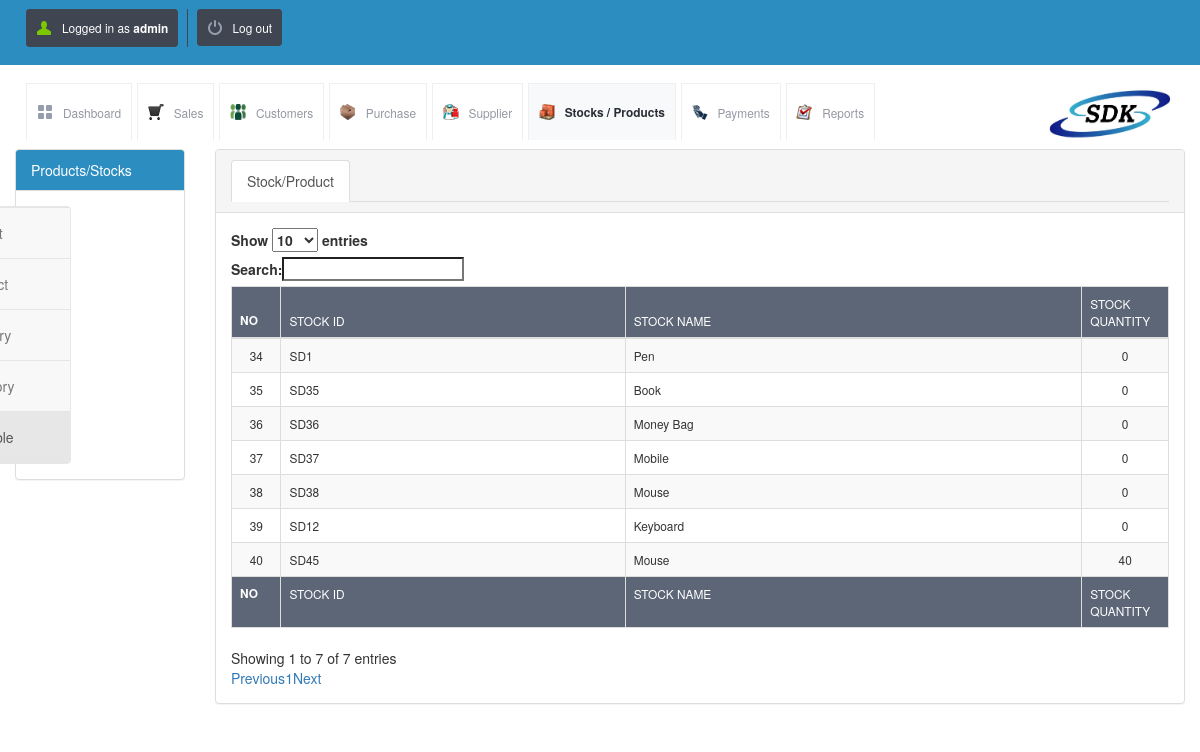
Page /view_stock_availability.php (signed in) on the earlier database version.
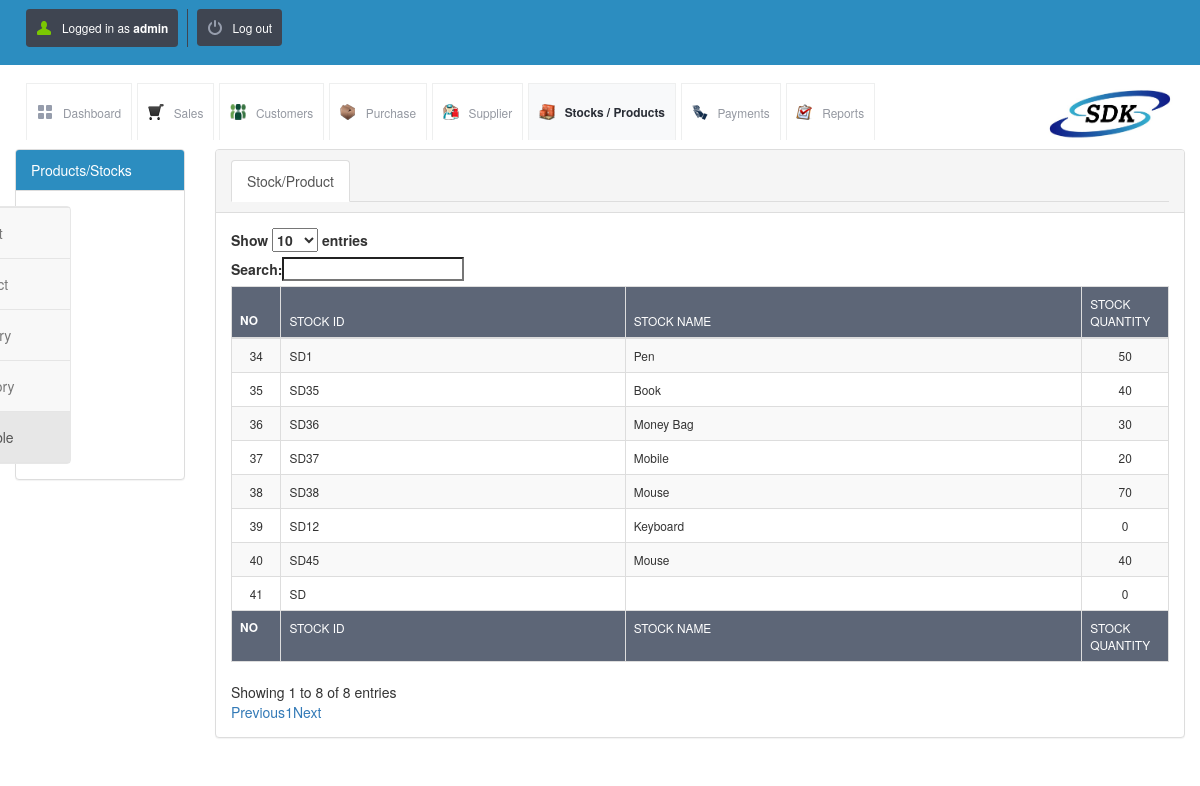
Same page on the later database version.
### tables this page shows
CREATE TABLE `stock_details` (
  `id` int(10) UNSIGNED NOT NULL,
  `stock_id` varchar(120) NOT NULL,
  `stock_name` varchar(120) NOT NULL,
  `stock_quantity` int(11) NOT NULL,
  `supplier_id` varchar(250) NOT NULL,
  `company_price` decimal(10,2) NOT NULL,
  `selling_price` decimal(10,2) NOT NULL,
  `category` varchar(120) NOT NULL,
  `date` timestamp NOT NULL DEFAULT CURRENT_TIMESTAMP ON UPDATE CURRENT_TIMESTAMP,
  `expire_date` datetime NOT NULL
);

### config.php (called while the page is built)
<?php $config["database"] = "SDK"; $config["host"]= "localhost";$config["username"]= "root"; $config["password"]= "";?>

### lib/db.class.php (called while the page is built, shortened)
<?php
  class DB
  {
    function DB($base, $server, $user, $pass)
    {
      $this->connection = mysqli_connect($server, $user, $pass, $base);
    }
    function getMicroTime()
    {
      list($msec, $sec) = explode(' ', microtime());
      return floor($sec / 1000) + $msec;
    }
  }
?>

### init.php (called while the page is built, shortened)
<?php
include("lib/db.class.php");
$db = new DB($config['database'], $config['host'], $config['username'], $config['password']);
?>

### view_stock_availability.php (the view, shortened to what this page needs)
<?php include("master_head.php"); ?>
<div class="container-fluid">
    <div class="row">
        <div class="col-md-2">
            <div class="panel panel-default">
                <div class="panel-heading epanel">Products/Stocks</div>
                <div class="panel-body">
                    <nav class="navbar navbar-default sidebar" role="navigation">
                        <div class="collapse navbar-collapse" id="bs-sidebar-navbar-collapse-1">
                            <ul class="nav navbar-nav">
                                <li><a href="add_stock.php">Add Stock/Product</a></li>
                                <li><a href="view_product.php">View Stock/Product</a></li>
                                <li><a href="add_category.php">Add Stock Category</a></li>
                                <li><a href="view_category.php">view Stock Category</a></li>
                                <li class="active"><a href="view_stock_availability.php">view Stock Available</a></li>
                            </ul>
                        </div>
                    </nav>
                </div>
            </div>
        </div>
        <div class="col-md-10">
            <div class="panel panel-default">
                <div class="panel-heading">
                    <ul class="nav nav-tabs" role="tablist">
                        <li class="active">
                            <a href="#products" role="tab" data-toggle="tab">Stock/Product</a>
                        </li>
                    </ul>
                </div>
                <div class="panel-body">
                    <div class="tab-content">
                        <div class="tab-pane active" id="products">
                            <table id="example" class="table table-striped table-bordered" cellspacing="0" width="100%">
                                <thead>
                                <tr>
                                    <th>No</th>
                                    <th>stock id</th>
                                    <th>stock name</th>
                                    <th>stock quantity</th>
                                </tr>
                                </thead>
                                <tfoot>
                                <tr>
                                    <th>No</th>
                                    <th>stock id</th>
                                    <th>stock name</th>
                                    <th>stock quantity</th>
                                </tr>
                                </tfoot>
                                <tbody>
                                <?php
                                $sql = "SELECT * FROM stock_details";
                                $result = mysqli_query($db->connection, $sql);
                                while ($row = mysqli_fetch_array($result)) {
                                    ?>
                                    <tr>
                                        <td><?php echo $row['id']; ?></td>
                                        <td><?php echo $row['stock_id']; ?></td>
                                        <td><?php echo $row['stock_name']; ?></td>
                                        <td><?php echo $row['stock_quantity']; ?></td>
                                    </tr>
                                <?php  } ?>
                                </tbody>
                            </table>
                        </div>
                    </div>
                </div>
            </div>
        </div>
    </div>
</div>
</body>
</html>

Differences in the rows shown:
changed stock_details "SD1": stock_quantity "0" → "50"
changed stock_details "SD35": stock_quantity "0" → "40"
changed stock_details "SD36": stock_quantity "0" → "30"
changed stock_details "SD37": stock_quantity "0" → "20"
changed stock_details "SD38": stock_quantity "0" → "70"
added stock_details: id "41", stock "SD", stock_quantity "0"
Other differences:
text written by a page script: "Show entries Search: Showing 1 to 7 of 7 entries Previous 1 Next" → "Show entries Search: Showing 1 to 8 of 8 entries Previous 1 Next"
